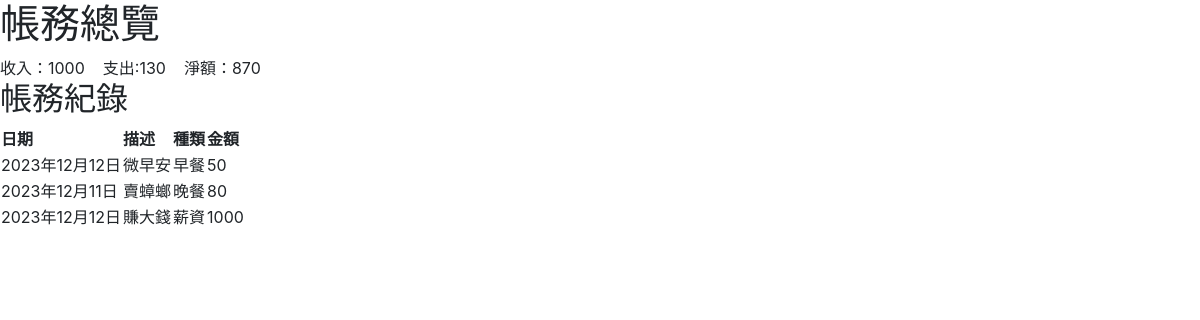
The app's page /index/ with its own data.
### projectapp/models.py (models this page shows, shortened)
class RecordE(models.Model):
    date 	= DateField()
    description = CharField(max_length=300,null=True)
    categoryE 	= ForeignKey(CategoryE,on_delete=models.SET_NULL,null=True)	#外來鍵是一個(或數個)指向另外一個表格主鍵的欄位。
    cash 	= IntegerField()

class CategoryE(models.Model):
    category = CharField(max_length=20)
    def __str__(self) :
        return self.category

class RecordR(models.Model):
    date 	= DateField()
    description = CharField(max_length=300,null=True)
    categoryR 	= ForeignKey(CategoryR,on_delete=models.SET_NULL,null=True)	#外來鍵是一個(或數個)指向另外一個表格主鍵的欄位。
    cash 	= IntegerField()

class CategoryR(models.Model):
    category = CharField(max_length=20)
    def __str__(self) :
        return self.category

### projectapp/views.py (the view)
# urls.py: path('index/',views.recordall_and_cashflow),
def recordall_and_cashflow(request):
    recordE=RecordE.objects.all()
    recordR=RecordR.objects.all()
    recordAllE=RecordE.objects.filter()
    recordAllR=RecordR.objects.filter()
    income_list=[record.cash for record in recordAllR]
    outcome_list=[record.cash for record in recordAllE]
    income=sum(income_list) if len(income_list)!=0 else 0
    outcome=sum(outcome_list) if len(outcome_list)!=0 else 0
    net = income -outcome
    return render(request,'index.html',locals())

### templates/index.html (shortened to what this page needs)
<!DOCTYPE html>
<html lang="en">
<head>
    <link href="static/css/bootstrap.min.css" rel="stylesheet">
    <link href="static/css/bootstrap.css" rel="stylesheet">
</head>
<body>
    <h1>帳務總覽</h1>
        收入：{{ income }} &nbsp;&nbsp;
        支出:{{ outcome }} &nbsp;&nbsp;
        淨額：{{ net }}
    <h2>帳務紀錄</h2>
<table>
    <th>日期</th>
    <th>描述</th>
    <th>種類</th>
    <th>金額</th>
    {% for record in recordE %}
<tr>
    <td>{{ record.date }}</td>
    <td>{{ record.description }}</td>
    <td>{{ record.categoryE }}</td>
    <td>{{ record.cash }}</td>
</tr>
{% endfor %}
{% for record in recordR %}
<tr>
<td>{{ record.date }}</td>
<td>{{ record.description }}</td>
<td>{{ record.categoryR }}</td>
<td>{{ record.cash }}</td>
</tr>
{% endfor %}
</table>
</body>
</html>

### records on screen
RecordE: date "2023年12月12日", description "微早安", categoryE "早餐", cash "50"
RecordE: date "2023年12月11日", description "賣蟑螂", categoryE "晚餐", cash "80"
RecordR: date "2023年12月12日", description "賺大錢", categoryR "薪資", cash "1000"

### other values on screen
{{ income }} "1000"
{{ outcome }} "130"
{{ net }} "870"
